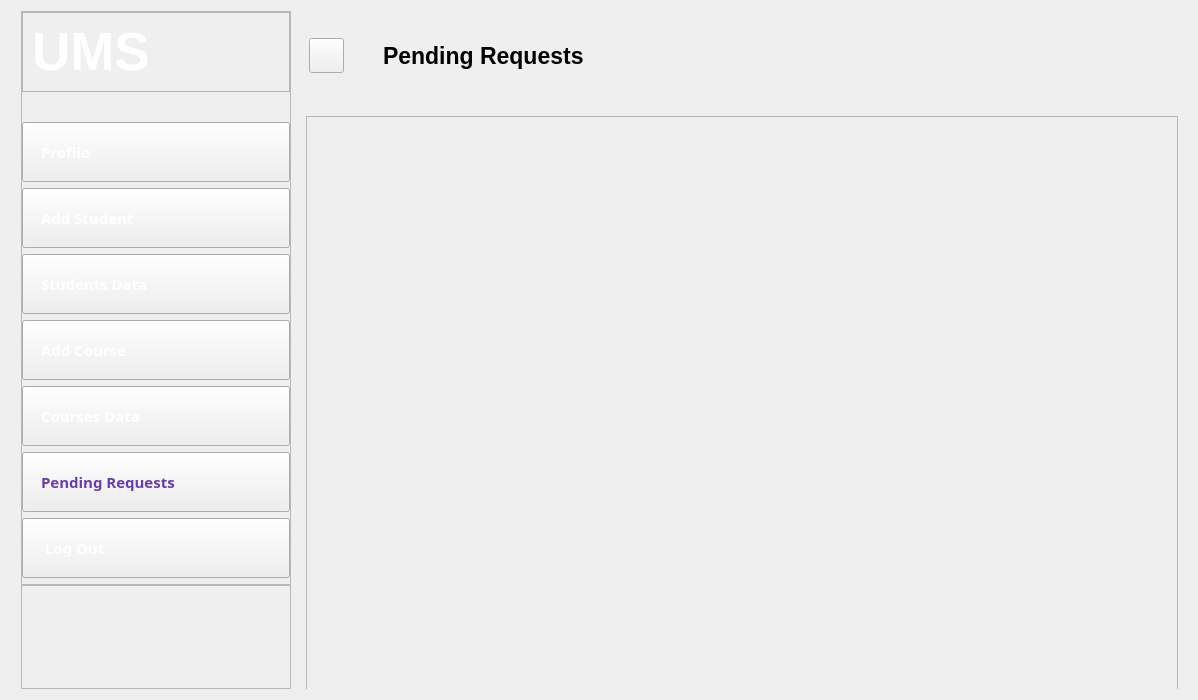
<?xml version="1.0" encoding="UTF-8"?>
<ui version="4.0">
 <class>PendingRequests</class>
 <widget class="QDialog" name="PendingRequests">
  <property name="geometry">
   <rect>
    <x>0</x>
    <y>0</y>
    <width>1198</width>
    <height>700</height>
   </rect>
  </property>
  <property name="minimumSize">
   <size>
    <width>1198</width>
    <height>700</height>
   </size>
  </property>
  <property name="maximumSize">
   <size>
    <width>1198</width>
    <height>700</height>
   </size>
  </property>
  <property name="windowTitle">
   <string>Dialog</string>
  </property>
  <property name="styleSheet">
   <string notr="true">border-image: url(white.png);</string>
  </property>
  <layout class="QHBoxLayout" name="horizontalLayout">
   <item>
    <widget class="QWidget" name="leftMenu" native="true">
     <property name="minimumSize">
      <size>
       <width>280</width>
       <height>0</height>
      </size>
     </property>
     <property name="maximumSize">
      <size>
       <width>270</width>
       <height>678</height>
      </size>
     </property>
     <property name="styleSheet">
      <string notr="true">border-image:url(&quot;22.png&quot;);</string>
     </property>
     <layout class="QVBoxLayout" name="verticalLayout_24">
      <property name="leftMargin">
       <number>10</number>
      </property>
      <property name="topMargin">
       <number>0</number>
      </property>
      <property name="rightMargin">
       <number>0</number>
      </property>
      <property name="bottomMargin">
       <number>0</number>
      </property>
      <item>
       <widget class="QFrame" name="frame_19">
        <property name="frameShape">
         <enum>QFrame::StyledPanel</enum>
        </property>
        <property name="frameShadow">
         <enum>QFrame::Raised</enum>
        </property>
        <layout class="QVBoxLayout" name="verticalLayout_25">
         <property name="leftMargin">
          <number>0</number>
         </property>
         <property name="topMargin">
          <number>0</number>
         </property>
         <property name="rightMargin">
          <number>0</number>
         </property>
         <property name="bottomMargin">
          <number>0</number>
         </property>
         <item alignment="Qt::AlignTop">
          <widget class="QFrame" name="frame_20">
           <property name="styleSheet">
            <string notr="true">border-image:url(&quot;C:/Users/Hema/Desktop/Project/22.png&quot;);</string>
           </property>
           <property name="frameShape">
            <enum>QFrame::StyledPanel</enum>
           </property>
           <property name="frameShadow">
            <enum>QFrame::Raised</enum>
           </property>
           <layout class="QHBoxLayout" name="horizontalLayout_17">
            <item>
             <widget class="QLabel" name="label_10">
              <property name="font">
               <font>
                <family>Tahoma</family>
                <pointsize>40</pointsize>
                <italic>false</italic>
                <bold>true</bold>
               </font>
              </property>
              <property name="styleSheet">
               <string notr="true">COLOR:rgb(255, 255, 255);
font: 700 40pt &quot;Tahoma&quot;;</string>
              </property>
              <property name="text">
               <string>UMS</string>
              </property>
             </widget>
            </item>
            <item>
             <widget class="QPushButton" name="pushButton_39">
              <property name="maximumSize">
               <size>
                <width>35</width>
                <height>35</height>
               </size>
              </property>
              <property name="cursor">
               <cursorShape>PointingHandCursor</cursorShape>
              </property>
              <property name="styleSheet">
               <string notr="true">border-image:url(close.png);
border-radius:17px;</string>
              </property>
              <property name="text">
               <string/>
              </property>
              <property name="iconSize">
               <size>
                <width>20</width>
                <height>20</height>
               </size>
              </property>
             </widget>
            </item>
           </layout>
          </widget>
         </item>
         <item>
          <widget class="QPushButton" name="pushButton_40">
           <property name="minimumSize">
            <size>
             <width>0</width>
             <height>0</height>
            </size>
           </property>
           <property name="font">
            <font>
             <family>Arial Black</family>
             <pointsize>11</pointsize>
             <italic>false</italic>
             <bold>true</bold>
            </font>
           </property>
           <property name="cursor">
            <cursorShape>PointingHandCursor</cursorShape>
           </property>
           <property name="styleSheet">
            <string notr="true">*{padding:18px;
text-align:left;
font: 900 11pt &quot;Arial Black&quot;;
color:rgb(255, 255, 255);
}

#pushButton_40::hover{
border-image: url(white.png);
color:rgb(103,58,183);
}</string>
           </property>
           <property name="text">
            <string>Profile</string>
           </property>
          </widget>
         </item>
         <item>
          <widget class="QPushButton" name="pushButton_41">
           <property name="font">
            <font>
             <family>Arial Black</family>
             <pointsize>11</pointsize>
             <italic>false</italic>
             <bold>true</bold>
            </font>
           </property>
           <property name="cursor">
            <cursorShape>PointingHandCursor</cursorShape>
           </property>
           <property name="styleSheet">
            <string notr="true">*{padding:18px;
text-align:left;
font: 900 11pt &quot;Arial Black&quot;;
color:rgb(255, 255, 255);
}

#pushButton_41::hover{
border-image: url(white.png);
color:rgb(103,58,183);
}</string>
           </property>
           <property name="text">
            <string>Add Student</string>
           </property>
          </widget>
         </item>
         <item>
          <widget class="QPushButton" name="pushButton_43">
           <property name="font">
            <font>
             <family>Arial Black</family>
             <pointsize>11</pointsize>
             <italic>false</italic>
             <bold>true</bold>
            </font>
           </property>
           <property name="cursor">
            <cursorShape>PointingHandCursor</cursorShape>
           </property>
           <property name="styleSheet">
            <string notr="true">*{padding:18px;
text-align:left;
font: 900 11pt &quot;Arial Black&quot;;
color:rgb(255, 255, 255);
}

#pushButton_43::hover{
border-image: url(white.png);
color:rgb(103,58,183);
}</string>
           </property>
           <property name="text">
            <string>Students Data</string>
           </property>
          </widget>
         </item>
         <item>
          <widget class="QPushButton" name="pushButton_42">
           <property name="font">
            <font>
             <family>Arial Black</family>
             <pointsize>11</pointsize>
             <italic>false</italic>
             <bold>true</bold>
            </font>
           </property>
           <property name="cursor">
            <cursorShape>PointingHandCursor</cursorShape>
           </property>
           <property name="styleSheet">
            <string notr="true">*{padding:18px;
text-align:left;
font: 900 11pt &quot;Arial Black&quot;;
color:rgb(255, 255, 255);
}

#pushButton_42::hover{
border-image: url(white.png);
color:rgb(103,58,183);
}</string>
           </property>
           <property name="text">
            <string>Add Course</string>
           </property>
          </widget>
         </item>
         <item>
          <widget class="QPushButton" name="pushButton_47">
           <property name="font">
            <font>
             <family>Arial Black</family>
             <pointsize>11</pointsize>
             <italic>false</italic>
             <bold>true</bold>
            </font>
           </property>
           <property name="cursor">
            <cursorShape>PointingHandCursor</cursorShape>
           </property>
           <property name="styleSheet">
            <string notr="true">*{padding:18px;
text-align:left;
font: 900 11pt &quot;Arial Black&quot;;
color:rgb(255, 255, 255);
}

#pushButton_47::hover{
border-image: url(white.png);
color:rgb(103,58,183);
}</string>
           </property>
           <property name="text">
            <string>Courses Data</string>
           </property>
          </widget>
         </item>
         <item>
          <widget class="QPushButton" name="pushButton_46">
           <property name="font">
            <font>
             <family>Arial Black</family>
             <pointsize>11</pointsize>
             <italic>false</italic>
             <bold>true</bold>
            </font>
           </property>
           <property name="cursor">
            <cursorShape>PointingHandCursor</cursorShape>
           </property>
           <property name="styleSheet">
            <string notr="true">border-image: url(white.png);
padding:18px;
font: 900 11pt &quot;Arial Black&quot;;
text-align:left;
color:rgb(103,58,183);</string>
           </property>
           <property name="text">
            <string>Pending Requests</string>
           </property>
          </widget>
         </item>
         <item>
          <widget class="QPushButton" name="pushButton_44">
           <property name="font">
            <font>
             <family>Arial Black</family>
             <pointsize>11</pointsize>
             <italic>false</italic>
             <bold>true</bold>
            </font>
           </property>
           <property name="cursor">
            <cursorShape>PointingHandCursor</cursorShape>
           </property>
           <property name="styleSheet">
            <string notr="true">*{padding:18px;
text-align:left;
font: 900 11pt &quot;Arial Black&quot;;
color:rgb(255, 255, 255);
}

#pushButton_44::hover{
border-image: url(white.png);
color:rgb(103,58,183);
}</string>
           </property>
           <property name="text">
            <string> Log Out</string>
           </property>
          </widget>
         </item>
         <item alignment="Qt::AlignTop">
          <widget class="QFrame" name="frame_21">
           <property name="sizePolicy">
            <sizepolicy hsizetype="Preferred" vsizetype="Expanding">
             <horstretch>0</horstretch>
             <verstretch>0</verstretch>
            </sizepolicy>
           </property>
           <property name="frameShape">
            <enum>QFrame::StyledPanel</enum>
           </property>
           <property name="frameShadow">
            <enum>QFrame::Raised</enum>
           </property>
           <layout class="QVBoxLayout" name="verticalLayout_26">
            <property name="spacing">
             <number>9</number>
            </property>
            <property name="leftMargin">
             <number>0</number>
            </property>
            <property name="topMargin">
             <number>0</number>
            </property>
            <property name="rightMargin">
             <number>0</number>
            </property>
            <property name="bottomMargin">
             <number>0</number>
            </property>
           </layout>
          </widget>
         </item>
        </layout>
       </widget>
      </item>
     </layout>
    </widget>
   </item>
   <item>
    <widget class="QWidget" name="mainBody" native="true">
     <property name="minimumSize">
      <size>
       <width>0</width>
       <height>0</height>
      </size>
     </property>
     <property name="styleSheet">
      <string notr="true"/>
     </property>
     <layout class="QVBoxLayout" name="verticalLayout_27">
      <property name="leftMargin">
       <number>0</number>
      </property>
      <property name="topMargin">
       <number>0</number>
      </property>
      <property name="rightMargin">
       <number>0</number>
      </property>
      <property name="bottomMargin">
       <number>0</number>
      </property>
      <item>
       <widget class="QWidget" name="HeaderFrame_6" native="true">
        <property name="minimumSize">
         <size>
          <width>0</width>
          <height>90</height>
         </size>
        </property>
        <property name="maximumSize">
         <size>
          <width>16777215</width>
          <height>90</height>
         </size>
        </property>
        <layout class="QHBoxLayout" name="horizontalLayout_18">
         <property name="leftMargin">
          <number>0</number>
         </property>
         <property name="topMargin">
          <number>0</number>
         </property>
         <property name="rightMargin">
          <number>0</number>
         </property>
         <property name="bottomMargin">
          <number>0</number>
         </property>
         <item>
          <widget class="QWidget" name="widget_11" native="true">
           <property name="maximumSize">
            <size>
             <width>80</width>
             <height>16777215</height>
            </size>
           </property>
           <layout class="QHBoxLayout" name="horizontalLayout_19">
            <property name="spacing">
             <number>0</number>
            </property>
            <property name="leftMargin">
             <number>0</number>
            </property>
            <property name="topMargin">
             <number>0</number>
            </property>
            <property name="rightMargin">
             <number>20</number>
            </property>
            <property name="bottomMargin">
             <number>0</number>
            </property>
            <item>
             <widget class="QPushButton" name="pushButton_45">
              <property name="minimumSize">
               <size>
                <width>10</width>
                <height>20</height>
               </size>
              </property>
              <property name="maximumSize">
               <size>
                <width>35</width>
                <height>35</height>
               </size>
              </property>
              <property name="cursor">
               <cursorShape>PointingHandCursor</cursorShape>
              </property>
              <property name="styleSheet">
               <string notr="true">border-image:url(menubutton.jpg);</string>
              </property>
              <property name="text">
               <string/>
              </property>
             </widget>
            </item>
           </layout>
          </widget>
         </item>
         <item>
          <widget class="QLabel" name="label_7">
           <property name="font">
            <font>
             <family>Segoe UI</family>
             <pointsize>17</pointsize>
             <italic>false</italic>
             <bold>true</bold>
            </font>
           </property>
           <property name="styleSheet">
            <string notr="true">*{
	font: 700 17pt &quot;Segoe UI&quot;;
color: rgb(0, 0, 0);
}</string>
           </property>
           <property name="text">
            <string>Pending Requests</string>
           </property>
          </widget>
         </item>
         <item>
          <widget class="QWidget" name="widget_12" native="true"/>
         </item>
        </layout>
       </widget>
      </item>
      <item>
       <widget class="QWidget" name="mainFrame_6" native="true">
        <property name="minimumSize">
         <size>
          <width>0</width>
          <height>0</height>
         </size>
        </property>
        <property name="font">
         <font>
          <italic>true</italic>
         </font>
        </property>
        <property name="styleSheet">
         <string notr="true">border-image: url(white.png);</string>
        </property>
        <layout class="QVBoxLayout" name="verticalLayout_2">
         <item>
          <widget class="QScrollArea" name="scrollArea">
           <property name="minimumSize">
            <size>
             <width>740</width>
             <height>580</height>
            </size>
           </property>
           <property name="widgetResizable">
            <bool>true</bool>
           </property>
           <widget class="QWidget" name="scrollAreaWidgetContents_3">
            <property name="geometry">
             <rect>
              <x>0</x>
              <y>0</y>
              <width>874</width>
              <height>578</height>
             </rect>
            </property>
            <layout class="QVBoxLayout" name="verticalLayout">
             <item>
              <spacer name="verticalSpacer">
               <property name="orientation">
                <enum>Qt::Vertical</enum>
               </property>
               <property name="sizeHint" stdset="0">
                <size>
                 <width>20</width>
                 <height>555</height>
                </size>
               </property>
              </spacer>
             </item>
            </layout>
           </widget>
          </widget>
         </item>
        </layout>
       </widget>
      </item>
     </layout>
    </widget>
   </item>
  </layout>
 </widget>
 <resources/>
 <connections/>
</ui>
